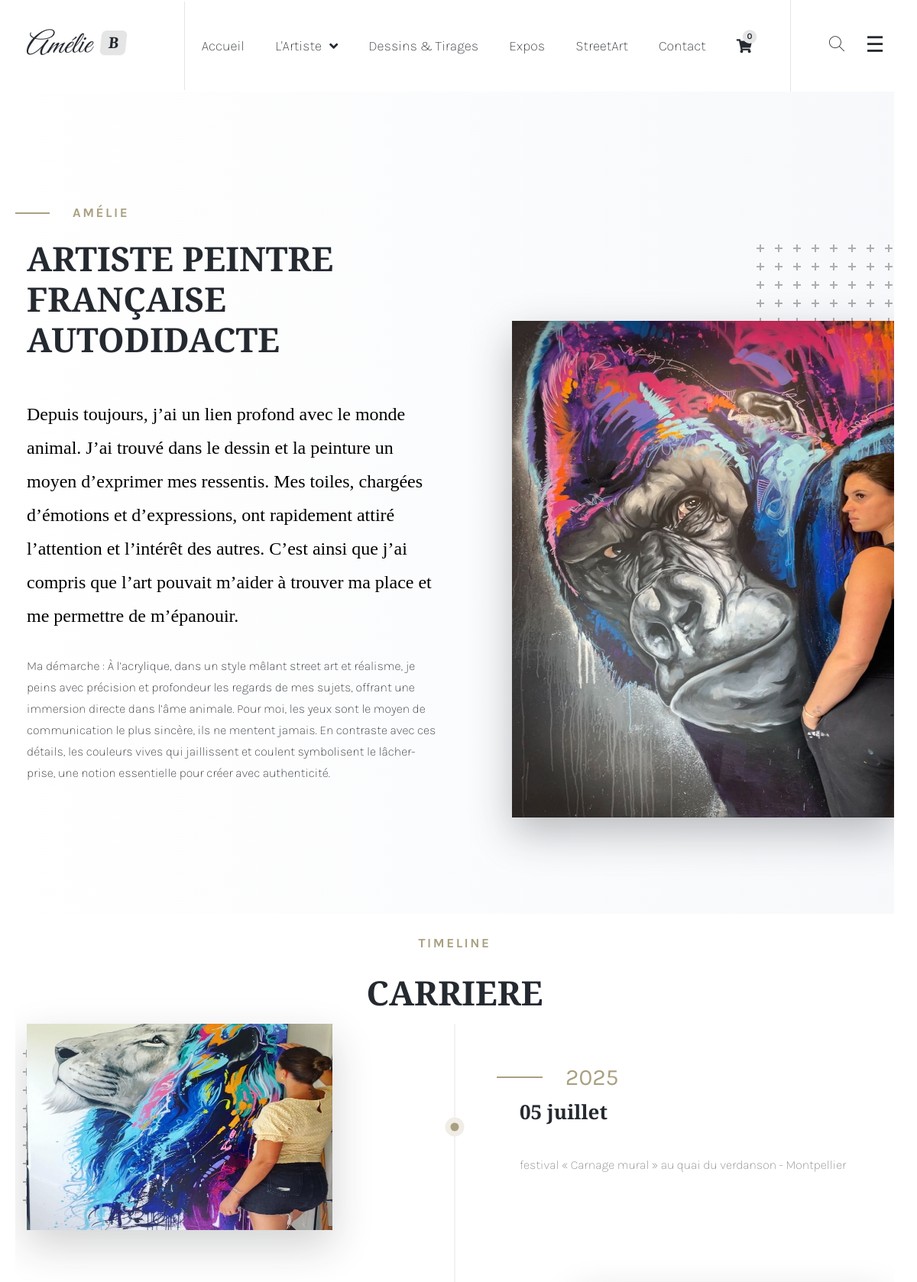
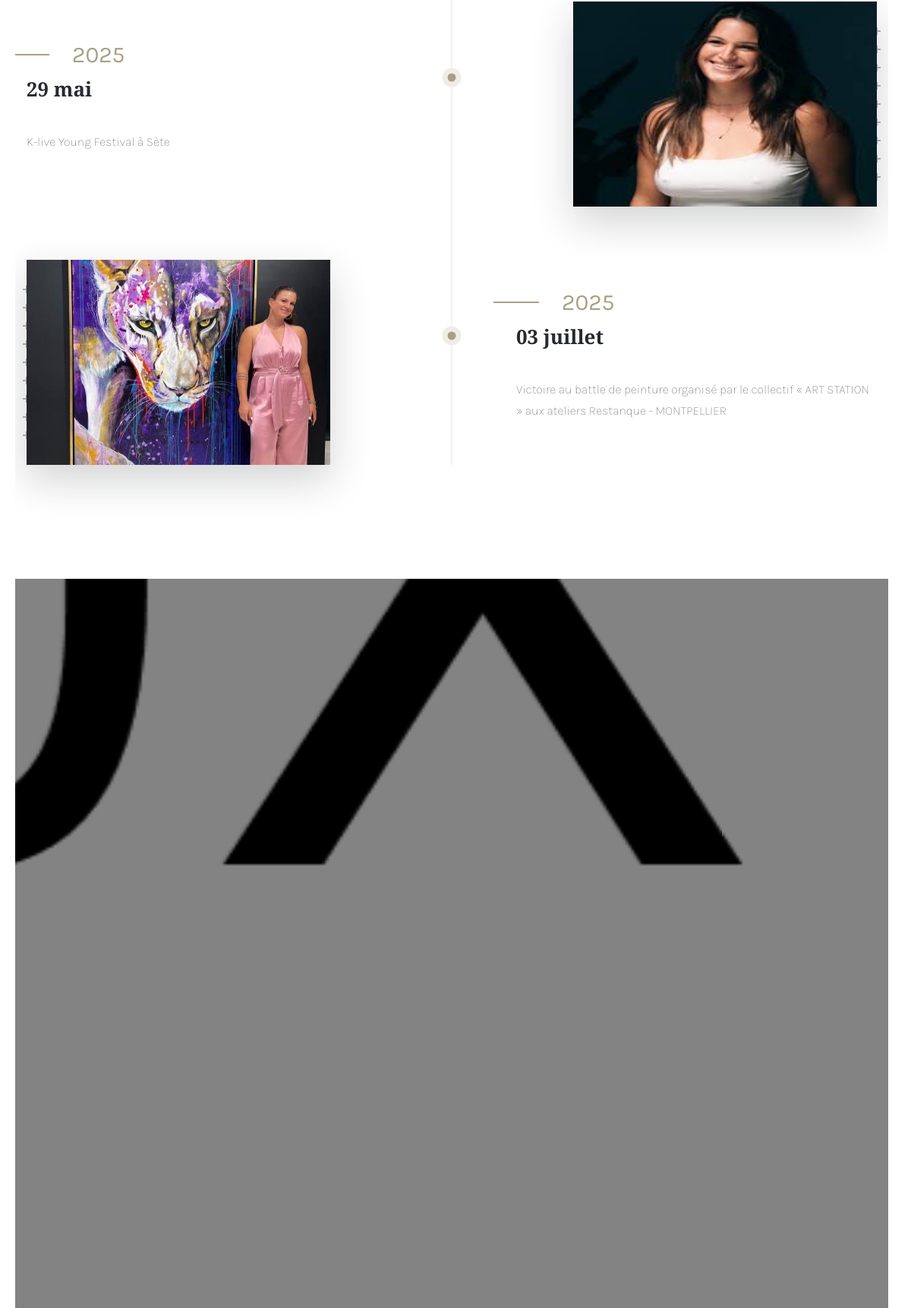
The page /about/ (upper part) on the database its author committed (2 pictures, top to bottom).
### home/models.py (models this page shows, shortened)
class Artist(models.Model):
    firstname = models.CharField("Prénom", max_length=100)
    lastname = models.CharField("Nom de famille", max_length=100)
    title = models.CharField("Titre Biographie", max_length=100)
    paragraphe = models.TextField("Biographie paragraphe 1", null=True, blank=True)
    paragraphe_2 = models.TextField("Biographie paragraphe 2", null=True, blank=True)
    paragraphe_3 = models.TextField("Biographie paragraphe 3", null=True, blank=True)
    birth_date = models.DateField("Date de naissance")
    image = models.ImageField("Image de l'artiste", upload_to='artists/', null=True, blank=True)
    class Meta:
        verbose_name = "L'Artiste"
        verbose_name_plural = "L'Artiste"

class CarrierePoint(models.Model):
    date = models.DateField("Date")
    title = models.CharField("Titre", max_length=100)
    description = models.TextField("Description", null=True, blank=True)
    image = models.ImageField("Image d'illustration", upload_to='carriere/', null=True, blank=True)
    class Meta:
        verbose_name = "Point de ma carrière"
        verbose_name_plural = "Points de ma carrière"

### home/views.py (the view)
# urls.py: path('about/', about, name='about'),
def about(request):
    artist = Artist.objects.first()
    carriere_points = CarrierePoint.objects.all().order_by('-date')
    context = {
        'artist': artist,
        'carriere_points': carriere_points
    }
    return render(request, 'home/about.html', context)

### templates/home/about.html (shortened to what this page needs)
{% extends 'home/layouts/base.html' %}
{% block content %}
    <div class="page-wrapper">
        {% include 'home/layouts/nav.html' %}
        <section class="about-four">
            <div class="container">
                <div class="about-four__image wow fadeInRight" data-wow-duration="1500ms">
                    <img src="{{artist.image.url}}" alt="" width="500" height="650">
                </div>
                <div class="row">
                    <div class="col-lg-6">
                        <div class="about-four__content">
                            <div class="block-title">
                                <p>{{ artist.firstname }}</p>
                                <h3>{{ artist.title }}</h3>
                            </div>
                            <div class="about-four__highlite-text">
                                <p>{{ artist.paragraphe }}</p>
                            </div>
                            <p>{{ artist.paragraphe_2 }}</p>
                        </div>
                    </div>
                </div>
            </div>
        </section>
        <section class="history-one">
            <div class="container">
                <div class="block-title-two text-center">
                    <p>Timeline</p>
                    <h3>CARRIERE</h3>
                </div>
                {% for point in carriere_points %}
                {% if not forloop.counter|divisibleby:"2" %}
                    <div class="history-one__single">
                        <div class="row">
                            <div class="col-lg-6">
                                <div class="history-one__image wow fadeInLeft" data-wow-duration="1500ms">
                                    <img src="{{ point.image.url }}" alt="" width="400" height="270">
                                </div>
                            </div>
                            <div class="col-lg-6 d-flex">
                                <div class="history-one__content my-auto">
                                    <div class="history-one__top block-title">
                                        <p>{{ point.date|date:"Y" }}</p>
                                        <h3>{{ point.date|date:"d F" }}</h3>
                                    </div>
                                    <p>
                                        {{ point.description }}
                                    </p>
                                </div>
                            </div>
                        </div>
                    </div>
                {% endif %}
                {% endfor %}
                {% for point in carriere_points %}
                {% if forloop.counter|divisibleby:"2" %}
                <div class="history-one__single">
                    <div class="row">
                        <div class="col-lg-6">
                            <div class="history-one__image wow fadeInRight" data-wow-duration="1500ms">
                                <img src="{{ point.image.url }}" alt="" width="400" height="270">
                            </div>
                        </div>
                        <div class="col-lg-6 d-flex">
                            <div class="history-one__content my-auto">
                                <div class="history-one__top block-title">
                                    <p>{{ point.date|date:"Y" }}</p>
                                    <h3>{{ point.date|date:"d F" }}</h3>
                                </div>
                                <p>
                                    {{ point.description }}
                                </p>
                            </div>
                        </div>
                    </div>
                </div>
                {% endif %}
                {% endfor %}
            </div>
        </section>
        <section class="video-one text-center" style="background-image: url(/home/assets/images/resources/video-parallax-1-1-.jpg);">
            <div class="container">
                <div class="video-wrapper" style="position:relative;padding-bottom:56.25%;height:0;overflow:hidden;">
                    <iframe width="560" height="315" src="https://www.youtube.com/embed/IDLeU34hNNs?si=M2atRq7Y-_zNFaKY" title="YouTube video player" frameborder="0" allow="accelerometer; autoplay; clipboard-write; encrypted-media; gyroscope; picture-in-picture; web-share" allowfullscreen style="position:absolute;top:0;left:0;width:100%;height:100%;border:0;" allow="accelerometer; autoplay; clipboard-write; encrypted-media; gyroscope; picture-in-picture" allowfullscreen></iframe>
                </div>
            </div>
        </section>
    </div>
    {% endblock content %}

### static/home/assets/css/cart.css (style rules this page uses)
body { padding: 0px 30px 30px 20px; font-family: "HelveticaNeue-Light", "Helvetica Neue Light", "Helvetica Neue", Helvetica, Arial, sans-serif; font-weight: 100; }

### rows shown on the page
Artist: image (picture), firstname "AMÉLIE", title "ARTISTE PEINTRE FRANÇAISE AUTODIDACTE", paragraphe "Depuis toujours, j’ai un lien profond avec le monde animal. J’ai trouvé dans le dessin et la peinture un moyen d’exprimer mes ressentis. Mes toiles, chargées d’émotions et d’expressions, ont rapidement attiré l’attention et l’intérêt des autres. C’est ainsi que j’ai compris que l’art pouvait m’aider à trouver ma place et me permettre de m’épanouir.", paragraphe_2 "Ma démarche : À l’acrylique, dans un style mêlant street art et réalisme, je peins avec précision et profondeur les regards de mes sujets, offrant une immersion directe dans l’âme animale. Pour moi, les yeux sont le moyen de communication le plus sincère, ils ne mentent jamais. En contraste avec ces détails, les couleurs vives qui jaillissent et coulent symbolisent le lâcher-prise, une notion essentielle pour créer avec authenticité."
CarrierePoint: image (picture), date "2025", date "05 juillet", description "festival « Carnage mural » au quai du verdanson - Montpellier"
CarrierePoint: image (picture), date "2025", date "29 mai", description "K-live Young Festival à Sète"
CarrierePoint: image (picture), date "2025", date "03 juillet", description "Victoire au battle de peinture organisé par le collectif « ART STATION » aux ateliers Restanque - MONTPELLIER"
